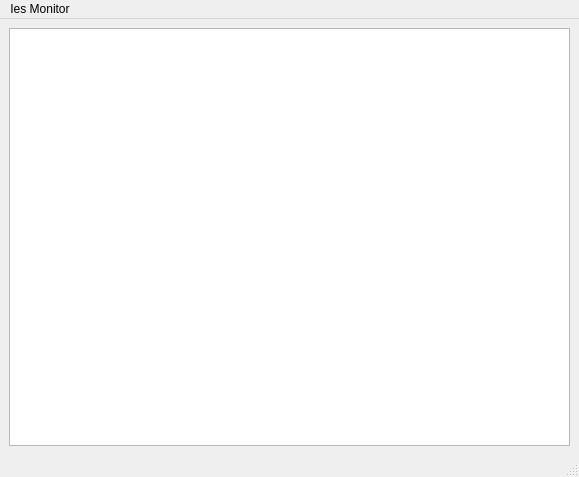
<?xml version="1.0" encoding="UTF-8"?>
<ui version="4.0">
 <class>MainWindow</class>
 <widget class="QMainWindow" name="MainWindow">
  <property name="geometry">
   <rect>
    <x>0</x>
    <y>0</y>
    <width>579</width>
    <height>477</height>
   </rect>
  </property>
  <property name="windowTitle">
   <string>MainWindow</string>
  </property>
  <widget class="QWidget" name="centralwidget">
   <property name="minimumSize">
    <size>
     <width>0</width>
     <height>0</height>
    </size>
   </property>
   <layout class="QGridLayout" name="gridLayout">
    <item row="1" column="1">
     <widget class="QTableWidget" name="message_table">
      <property name="font">
       <font>
        <weight>75</weight>
        <bold>true</bold>
        <strikeout>false</strikeout>
       </font>
      </property>
      <property name="styleSheet">
       <string notr="true">QTableWidget::1 {
    background-color: red;
}</string>
      </property>
      <property name="editTriggers">
       <set>QAbstractItemView::NoEditTriggers</set>
      </property>
      <property name="selectionMode">
       <enum>QAbstractItemView::SingleSelection</enum>
      </property>
      <property name="selectionBehavior">
       <enum>QAbstractItemView::SelectRows</enum>
      </property>
      <property name="showGrid">
       <bool>false</bool>
      </property>
      <property name="gridStyle">
       <enum>Qt::SolidLine</enum>
      </property>
      <property name="cornerButtonEnabled">
       <bool>true</bool>
      </property>
      <property name="rowCount">
       <number>0</number>
      </property>
      <property name="columnCount">
       <number>0</number>
      </property>
     </widget>
    </item>
   </layout>
  </widget>
  <widget class="QMenuBar" name="menubar">
   <property name="geometry">
    <rect>
     <x>0</x>
     <y>0</y>
     <width>579</width>
     <height>25</height>
    </rect>
   </property>
   <widget class="QMenu" name="menuIes_Monitor">
    <property name="title">
     <string>Ies Monitor</string>
    </property>
   </widget>
   <addaction name="menuIes_Monitor"/>
  </widget>
  <widget class="QStatusBar" name="statusbar"/>
 </widget>
 <resources/>
 <connections/>
</ui>
